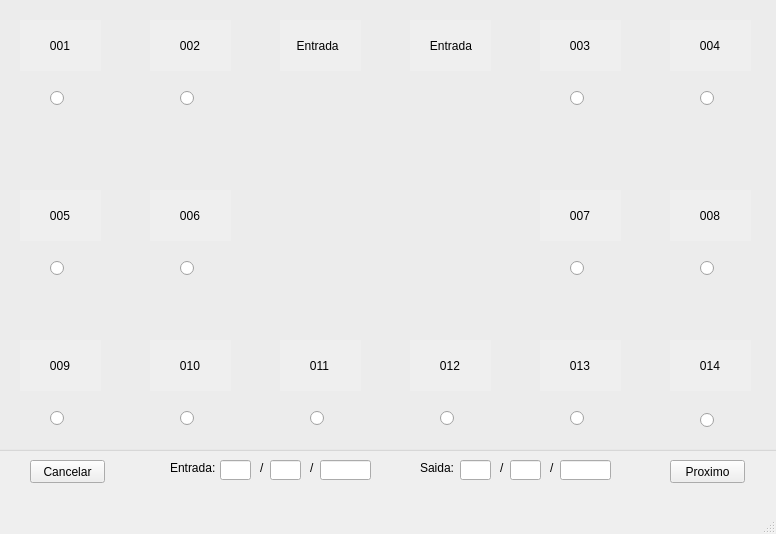
<?xml version="1.0" encoding="UTF-8"?>
<ui version="4.0">
 <class>reservaQuarto</class>
 <widget class="QMainWindow" name="reservaQuarto">
  <property name="geometry">
   <rect>
    <x>0</x>
    <y>0</y>
    <width>776</width>
    <height>534</height>
   </rect>
  </property>
  <property name="windowTitle">
   <string>MainWindow</string>
  </property>
  <property name="autoFillBackground">
   <bool>true</bool>
  </property>
  <widget class="QWidget" name="centralwidget">
   <widget class="QPushButton" name="btnProximo">
    <property name="geometry">
     <rect>
      <x>670</x>
      <y>460</y>
      <width>75</width>
      <height>23</height>
     </rect>
    </property>
    <property name="text">
     <string>Proximo</string>
    </property>
   </widget>
   <widget class="QGroupBox" name="groupBox">
    <property name="geometry">
     <rect>
      <x>-10</x>
      <y>-40</y>
      <width>791</width>
      <height>491</height>
     </rect>
    </property>
    <property name="title">
     <string>GroupBox</string>
    </property>
    <widget class="QLabel" name="label_15">
     <property name="geometry">
      <rect>
       <x>160</x>
       <y>380</y>
       <width>81</width>
       <height>51</height>
      </rect>
     </property>
     <property name="autoFillBackground">
      <bool>true</bool>
     </property>
     <property name="text">
      <string>         010</string>
     </property>
    </widget>
    <widget class="QRadioButton" name="rb9">
     <property name="geometry">
      <rect>
       <x>60</x>
       <y>450</y>
       <width>21</width>
       <height>17</height>
      </rect>
     </property>
     <property name="text">
      <string/>
     </property>
    </widget>
    <widget class="QRadioButton" name="rb7">
     <property name="geometry">
      <rect>
       <x>580</x>
       <y>300</y>
       <width>21</width>
       <height>17</height>
      </rect>
     </property>
     <property name="text">
      <string/>
     </property>
    </widget>
    <widget class="QLabel" name="label_3">
     <property name="geometry">
      <rect>
       <x>290</x>
       <y>60</y>
       <width>81</width>
       <height>51</height>
      </rect>
     </property>
     <property name="autoFillBackground">
      <bool>true</bool>
     </property>
     <property name="text">
      <string>     Entrada</string>
     </property>
    </widget>
    <widget class="QRadioButton" name="rb3">
     <property name="geometry">
      <rect>
       <x>580</x>
       <y>130</y>
       <width>21</width>
       <height>17</height>
      </rect>
     </property>
     <property name="text">
      <string/>
     </property>
    </widget>
    <widget class="QLabel" name="label_6">
     <property name="geometry">
      <rect>
       <x>680</x>
       <y>60</y>
       <width>81</width>
       <height>51</height>
      </rect>
     </property>
     <property name="autoFillBackground">
      <bool>true</bool>
     </property>
     <property name="text">
      <string>         004</string>
     </property>
    </widget>
    <widget class="QLabel" name="label">
     <property name="geometry">
      <rect>
       <x>30</x>
       <y>60</y>
       <width>81</width>
       <height>51</height>
      </rect>
     </property>
     <property name="autoFillBackground">
      <bool>true</bool>
     </property>
     <property name="text">
      <string>         001</string>
     </property>
    </widget>
    <widget class="QRadioButton" name="rb4">
     <property name="geometry">
      <rect>
       <x>710</x>
       <y>130</y>
       <width>21</width>
       <height>17</height>
      </rect>
     </property>
     <property name="text">
      <string/>
     </property>
    </widget>
    <widget class="QRadioButton" name="rb1">
     <property name="geometry">
      <rect>
       <x>60</x>
       <y>130</y>
       <width>21</width>
       <height>17</height>
      </rect>
     </property>
     <property name="text">
      <string/>
     </property>
    </widget>
    <widget class="QRadioButton" name="rb12">
     <property name="geometry">
      <rect>
       <x>450</x>
       <y>450</y>
       <width>21</width>
       <height>17</height>
      </rect>
     </property>
     <property name="text">
      <string/>
     </property>
    </widget>
    <widget class="QRadioButton" name="rb5">
     <property name="geometry">
      <rect>
       <x>60</x>
       <y>300</y>
       <width>21</width>
       <height>17</height>
      </rect>
     </property>
     <property name="text">
      <string/>
     </property>
    </widget>
    <widget class="QLabel" name="label_5">
     <property name="geometry">
      <rect>
       <x>550</x>
       <y>60</y>
       <width>81</width>
       <height>51</height>
      </rect>
     </property>
     <property name="autoFillBackground">
      <bool>true</bool>
     </property>
     <property name="text">
      <string>         003</string>
     </property>
    </widget>
    <widget class="QRadioButton" name="rb6">
     <property name="geometry">
      <rect>
       <x>190</x>
       <y>300</y>
       <width>21</width>
       <height>17</height>
      </rect>
     </property>
     <property name="text">
      <string/>
     </property>
    </widget>
    <widget class="QRadioButton" name="rb11">
     <property name="geometry">
      <rect>
       <x>320</x>
       <y>450</y>
       <width>21</width>
       <height>17</height>
      </rect>
     </property>
     <property name="text">
      <string/>
     </property>
    </widget>
    <widget class="QLabel" name="label_9">
     <property name="geometry">
      <rect>
       <x>160</x>
       <y>230</y>
       <width>81</width>
       <height>51</height>
      </rect>
     </property>
     <property name="autoFillBackground">
      <bool>true</bool>
     </property>
     <property name="text">
      <string>         006</string>
     </property>
    </widget>
    <widget class="QRadioButton" name="rb8">
     <property name="geometry">
      <rect>
       <x>710</x>
       <y>300</y>
       <width>21</width>
       <height>17</height>
      </rect>
     </property>
     <property name="text">
      <string/>
     </property>
    </widget>
    <widget class="QLabel" name="label_14">
     <property name="geometry">
      <rect>
       <x>550</x>
       <y>380</y>
       <width>81</width>
       <height>51</height>
      </rect>
     </property>
     <property name="autoFillBackground">
      <bool>true</bool>
     </property>
     <property name="text">
      <string>         013</string>
     </property>
    </widget>
    <widget class="QLabel" name="label_4">
     <property name="geometry">
      <rect>
       <x>420</x>
       <y>60</y>
       <width>81</width>
       <height>51</height>
      </rect>
     </property>
     <property name="autoFillBackground">
      <bool>true</bool>
     </property>
     <property name="text">
      <string>      Entrada</string>
     </property>
    </widget>
    <widget class="QLabel" name="label_17">
     <property name="geometry">
      <rect>
       <x>680</x>
       <y>380</y>
       <width>81</width>
       <height>51</height>
      </rect>
     </property>
     <property name="autoFillBackground">
      <bool>true</bool>
     </property>
     <property name="text">
      <string>         014</string>
     </property>
    </widget>
    <widget class="QRadioButton" name="rb10">
     <property name="geometry">
      <rect>
       <x>190</x>
       <y>450</y>
       <width>21</width>
       <height>17</height>
      </rect>
     </property>
     <property name="text">
      <string/>
     </property>
    </widget>
    <widget class="QLabel" name="label_11">
     <property name="geometry">
      <rect>
       <x>680</x>
       <y>230</y>
       <width>81</width>
       <height>51</height>
      </rect>
     </property>
     <property name="autoFillBackground">
      <bool>true</bool>
     </property>
     <property name="text">
      <string>         008</string>
     </property>
    </widget>
    <widget class="QRadioButton" name="rb2">
     <property name="geometry">
      <rect>
       <x>190</x>
       <y>130</y>
       <width>21</width>
       <height>17</height>
      </rect>
     </property>
     <property name="text">
      <string/>
     </property>
    </widget>
    <widget class="QRadioButton" name="rb13">
     <property name="geometry">
      <rect>
       <x>580</x>
       <y>450</y>
       <width>21</width>
       <height>17</height>
      </rect>
     </property>
     <property name="text">
      <string/>
     </property>
    </widget>
    <widget class="QLabel" name="label_13">
     <property name="geometry">
      <rect>
       <x>30</x>
       <y>380</y>
       <width>81</width>
       <height>51</height>
      </rect>
     </property>
     <property name="autoFillBackground">
      <bool>true</bool>
     </property>
     <property name="text">
      <string>         009</string>
     </property>
    </widget>
    <widget class="QLabel" name="label_2">
     <property name="geometry">
      <rect>
       <x>160</x>
       <y>60</y>
       <width>81</width>
       <height>51</height>
      </rect>
     </property>
     <property name="autoFillBackground">
      <bool>true</bool>
     </property>
     <property name="text">
      <string>         002</string>
     </property>
    </widget>
    <widget class="QLabel" name="label_8">
     <property name="geometry">
      <rect>
       <x>550</x>
       <y>230</y>
       <width>81</width>
       <height>51</height>
      </rect>
     </property>
     <property name="autoFillBackground">
      <bool>true</bool>
     </property>
     <property name="text">
      <string>         007</string>
     </property>
    </widget>
    <widget class="QLabel" name="label_7">
     <property name="geometry">
      <rect>
       <x>30</x>
       <y>230</y>
       <width>81</width>
       <height>51</height>
      </rect>
     </property>
     <property name="autoFillBackground">
      <bool>true</bool>
     </property>
     <property name="text">
      <string>         005</string>
     </property>
    </widget>
    <widget class="QLabel" name="label_18">
     <property name="geometry">
      <rect>
       <x>290</x>
       <y>380</y>
       <width>81</width>
       <height>51</height>
      </rect>
     </property>
     <property name="autoFillBackground">
      <bool>true</bool>
     </property>
     <property name="text">
      <string>         011</string>
     </property>
    </widget>
    <widget class="QLabel" name="label_16">
     <property name="geometry">
      <rect>
       <x>420</x>
       <y>380</y>
       <width>81</width>
       <height>51</height>
      </rect>
     </property>
     <property name="autoFillBackground">
      <bool>true</bool>
     </property>
     <property name="text">
      <string>         012</string>
     </property>
    </widget>
    <widget class="QRadioButton" name="rb14">
     <property name="geometry">
      <rect>
       <x>710</x>
       <y>450</y>
       <width>20</width>
       <height>20</height>
      </rect>
     </property>
     <property name="text">
      <string/>
     </property>
    </widget>
   </widget>
   <widget class="QLabel" name="label_10">
    <property name="geometry">
     <rect>
      <x>170</x>
      <y>460</y>
      <width>47</width>
      <height>16</height>
     </rect>
    </property>
    <property name="text">
     <string>Entrada:</string>
    </property>
   </widget>
   <widget class="QLineEdit" name="btnEdia">
    <property name="geometry">
     <rect>
      <x>220</x>
      <y>460</y>
      <width>31</width>
      <height>20</height>
     </rect>
    </property>
   </widget>
   <widget class="QLabel" name="label_12">
    <property name="geometry">
     <rect>
      <x>420</x>
      <y>460</y>
      <width>47</width>
      <height>16</height>
     </rect>
    </property>
    <property name="text">
     <string>Saida:</string>
    </property>
   </widget>
   <widget class="QPushButton" name="btnCancelar">
    <property name="geometry">
     <rect>
      <x>30</x>
      <y>460</y>
      <width>75</width>
      <height>23</height>
     </rect>
    </property>
    <property name="text">
     <string>Cancelar</string>
    </property>
   </widget>
   <widget class="QLineEdit" name="btnEmes">
    <property name="geometry">
     <rect>
      <x>270</x>
      <y>460</y>
      <width>31</width>
      <height>20</height>
     </rect>
    </property>
   </widget>
   <widget class="QLineEdit" name="btnEano">
    <property name="geometry">
     <rect>
      <x>320</x>
      <y>460</y>
      <width>51</width>
      <height>20</height>
     </rect>
    </property>
   </widget>
   <widget class="QLabel" name="label_19">
    <property name="geometry">
     <rect>
      <x>260</x>
      <y>460</y>
      <width>16</width>
      <height>16</height>
     </rect>
    </property>
    <property name="text">
     <string>/</string>
    </property>
   </widget>
   <widget class="QLabel" name="label_20">
    <property name="geometry">
     <rect>
      <x>310</x>
      <y>460</y>
      <width>16</width>
      <height>16</height>
     </rect>
    </property>
    <property name="text">
     <string>/</string>
    </property>
   </widget>
   <widget class="QLineEdit" name="btnSdia">
    <property name="geometry">
     <rect>
      <x>460</x>
      <y>460</y>
      <width>31</width>
      <height>20</height>
     </rect>
    </property>
   </widget>
   <widget class="QLabel" name="label_21">
    <property name="geometry">
     <rect>
      <x>500</x>
      <y>460</y>
      <width>16</width>
      <height>16</height>
     </rect>
    </property>
    <property name="text">
     <string>/</string>
    </property>
   </widget>
   <widget class="QLineEdit" name="btnSmes">
    <property name="geometry">
     <rect>
      <x>510</x>
      <y>460</y>
      <width>31</width>
      <height>20</height>
     </rect>
    </property>
   </widget>
   <widget class="QLineEdit" name="btnSano">
    <property name="geometry">
     <rect>
      <x>560</x>
      <y>460</y>
      <width>51</width>
      <height>20</height>
     </rect>
    </property>
   </widget>
   <widget class="QLabel" name="label_22">
    <property name="geometry">
     <rect>
      <x>550</x>
      <y>460</y>
      <width>16</width>
      <height>16</height>
     </rect>
    </property>
    <property name="text">
     <string>/</string>
    </property>
   </widget>
  </widget>
  <widget class="QMenuBar" name="menubar">
   <property name="geometry">
    <rect>
     <x>0</x>
     <y>0</y>
     <width>776</width>
     <height>21</height>
    </rect>
   </property>
  </widget>
  <widget class="QStatusBar" name="statusbar"/>
 </widget>
 <resources/>
 <connections/>
</ui>
